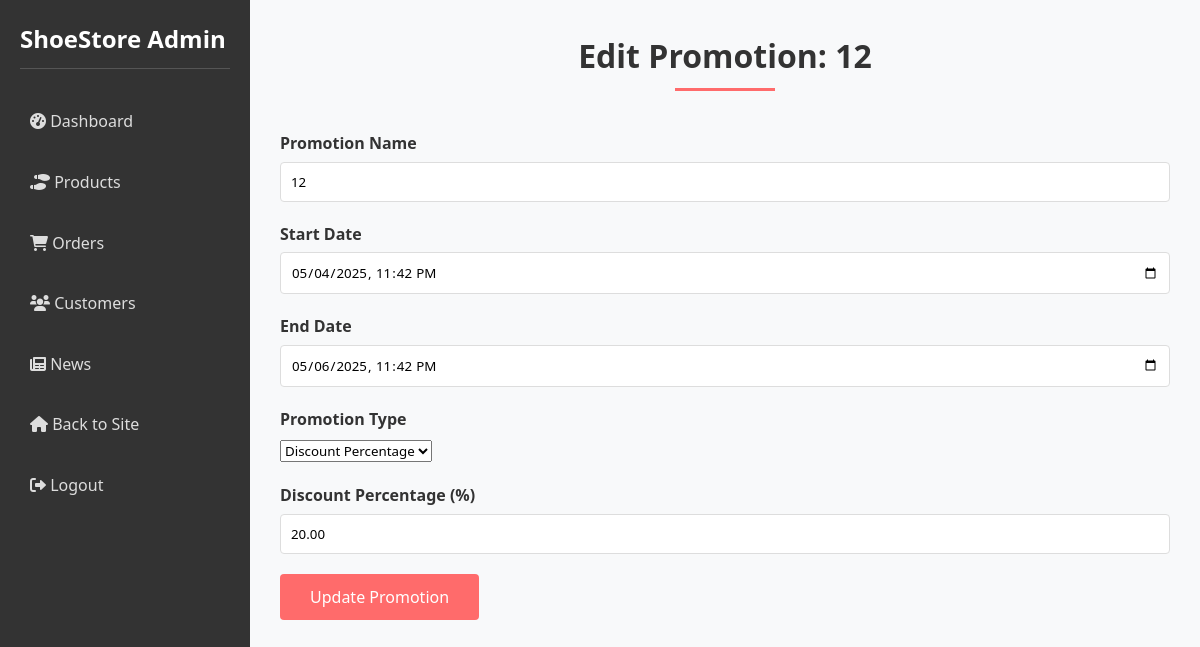
The page /index.php?controller=adminPromotion&action=edit&promotion_id=12 (signed in) on the database its author committed.
### tables this page shows
CREATE TABLE `promotions` (
  `promotion_id` int(11) NOT NULL,
  `promotion_type` varchar(50) NOT NULL,
  `promotion_name` varchar(100) NOT NULL,
  `discount_percentage` decimal(5,2) DEFAULT NULL,
  `fixed_price` decimal(10,2) DEFAULT NULL,
  `start_date` datetime NOT NULL,
  `end_date` datetime NOT NULL
);

### controllers/AdminPromotionController.php (called while the page is built, shortened)
<?php
require_once 'models/PromotionalProductModel.php';
require_once 'models/ProductModelv2.php';
class AdminPromotionController {
    private $promotionModel;
    public function __construct() {
        $this->promotionModel = new PromotionalProductModel();
    }
    public function edit() {
        $promotionId = (int)$_GET['promotion_id'];
        $promotion = $this->promotionModel->getPromotionById($promotionId);
        require_once 'views/admin/pages/promotion-edit.php';
    }
}

### index.php (called while the page is built, shortened)
<?php
spl_autoload_register(function ($class_name) {
    $controllerPath = 'controllers/' . $class_name . '.php';
    $modelPath = 'models/' . $class_name . '.php';
});
$action = isset($_GET['action']) ? preg_replace('/[^a-zA-Z0-9]/', '', $_GET['action']) : 'index';
$controllerInstance = new $controllerClass();
$controllerInstance->$action();

### models/ProductModelv2.php (called while the page is built, shortened)
<?php
class ProductModel {
    public function __construct() {
        try {
            $this->pdo = new PDO("mysql:host=127.0.0.1;dbname=shoes;charset=utf8mb4", "root", "");
        } catch (PDOException $e) {
            die("Connection failed: " . $e->getMessage());
        }
    }
}

### models/Database.php (called while the page is built)
<?php
class Database {
    private $host = 'localhost';
    private $db_name = 'shoe';
    private $username = 'root';
    private $password = '';
    private $pdo;
    public function __construct() {
        try {
            $this->pdo = new PDO(
                "mysql:host=$this->host;dbname=$this->db_name;charset=utf8mb4",
                $this->username,
                $this->password
            );
            $this->pdo->setAttribute(PDO::ATTR_ERRMODE, PDO::ERRMODE_EXCEPTION);
        } catch (PDOException $e) {
            die("Connection failed: " . $e->getMessage());
        }
    }
    public function getConnection() {
        return $this->pdo;
    }
}

### models/PromotionalProductModel.php (called while the page is built, shortened)
<?php
require_once 'models/ProductModelv2.php';
class PromotionalProductModel {
    private $db;
    public function __construct() {
        $database = new Database();
        $this->db = $database->getConnection();
    }
    public function getPromotionById($promotionId) {
        $query = "SELECT * FROM promotions WHERE promotion_id = :promotion_id";
        $stmt = $this->db->prepare($query);
        $stmt->bindValue(':promotion_id', (int)$promotionId, PDO::PARAM_INT);
        $stmt->execute();
        return $stmt->fetch(PDO::FETCH_ASSOC);
    }
}

### views/admin/pages/promotion-edit.php (the view, shortened to what this page needs)
<?php require 'views/admin/components/header.php'; ?>
<div class="section-title">
    <h2>Edit Promotion: <?php echo htmlspecialchars($promotion['promotion_name']); ?></h2>
</div>
<div class="promotion-edit">
    <form method="post" action="">
        <div class="form-group">
            <label for="promotion_name">Promotion Name</label>
            <input type="text" id="promotion_name" name="promotion_name" value="<?php echo htmlspecialchars($promotion['promotion_name']); ?>" required>
        </div>
        <div class="form-group">
            <label for="start_date">Start Date</label>
            <input type="datetime-local" id="start_date" name="start_date" value="<?php echo date('Y-m-d\TH:i', strtotime($promotion['start_date'])); ?>" required>
        </div>
        <div class="form-group">
            <label for="end_date">End Date</label>
            <input type="datetime-local" id="end_date" name="end_date" value="<?php echo date('Y-m-d\TH:i', strtotime($promotion['end_date'])); ?>" required>
        </div>
        <div class="form-group">
            <label for="promotion_type">Promotion Type</label>
            <select id="promotion_type" name="promotion_type" onchange="togglePromotionFields()">
                <option value="discount" <?php echo $promotion['discount_percentage'] !== null ? 'selected' : ''; ?>>Discount Percentage</option>
            </select>
        </div>
        <div id="discount_fields" class="promotion-fields" style="<?php echo $promotion['discount_percentage'] !== null ? 'display: block;' : 'display: none;'; ?>">
            <div class="form-group">
                <label for="discount_percentage">Discount Percentage (%)</label>
                <input type="number" id="discount_percentage" name="discount_percentage" step="0.01" min="0" max="100" value="<?php echo $promotion['discount_percentage'] ?? ''; ?>">
            </div>
        </div>
        <button type="submit" class="btn">Update Promotion</button>
    </form>
</div>
<?php require 'views/admin/components/admin_footer.php'; ?>

### assets/css/style.css (style rules this page uses)
* { margin: 0; padding: 0; box-sizing: border-box; font-family: "Segoe UI", Tahoma, Geneva, Verdana, sans-serif; }
body { background-color: #f8f9fa; color: #333; line-height: 1.6; }
.btn { display: inline-block; background-color: #ff6b6b; color: white; padding: 12px 30px; border: none; border-radius: 4px; cursor: pointer; font-size: 16px; transition: all 0.3s ease; }
.section-title { text-align: center; margin-bottom: 40px; }
.section-title h2 { font-size: 32px; color: #333; position: relative; display: inline-block; padding-bottom: 10px; }
.section-title h2::after { content: ""; position: absolute; bottom: 0; left: 50%; transform: translateX(-50%); width: 100px; height: 3px; background-color: #ff6b6b; }
.form-group { margin-bottom: 20px; }
.form-group label { display: block; margin-bottom: 5px; font-weight: bold; }
.form-group input { width: 100%; padding: 10px; border: 1px solid #ddd; border-radius: 4px; }

### rows shown on the page
promotions: promotion_name "12", start_date "05/04/2025 23:42", end_date "05/06/2025 23:42", promotion_type "Discount Percentage", discount_percentage "20.00"
